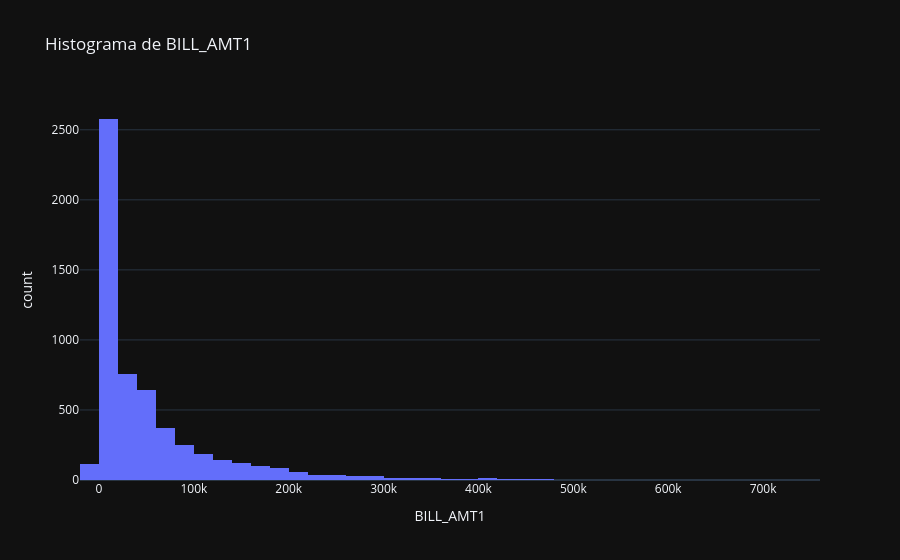
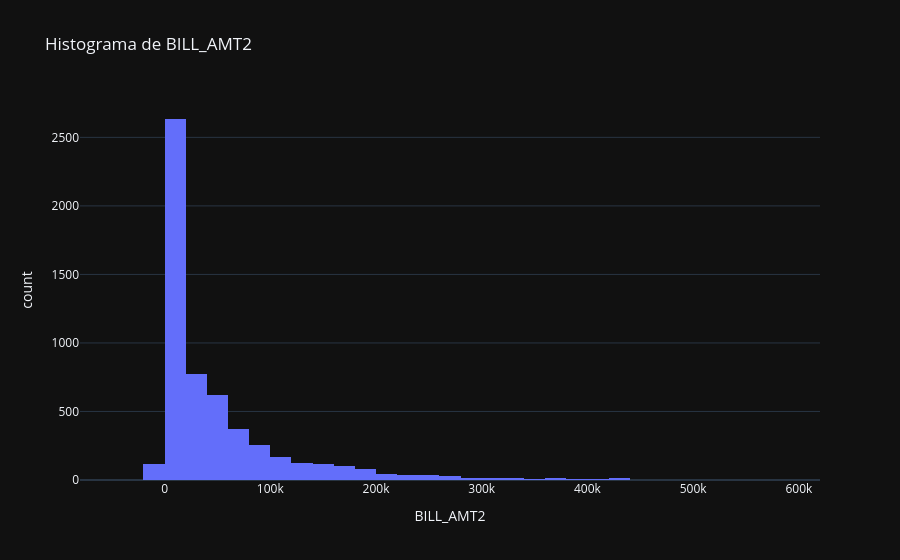
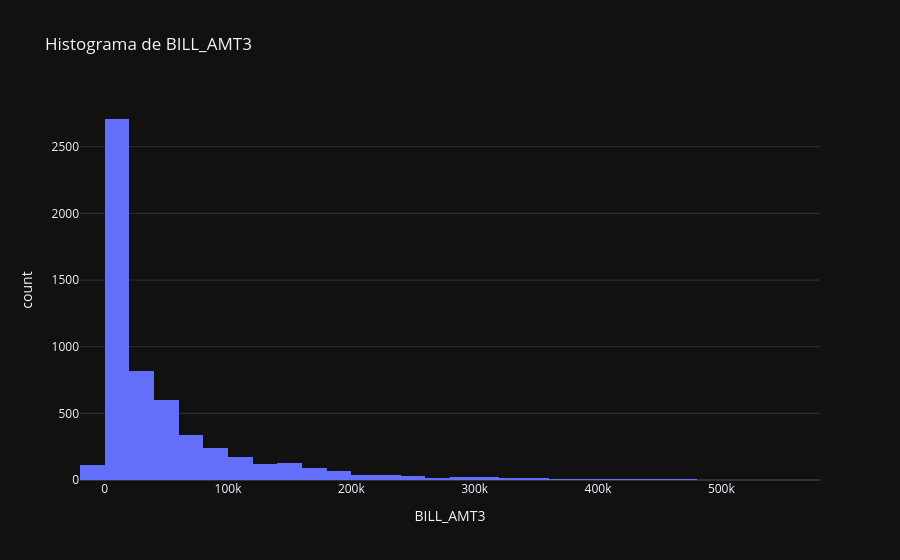
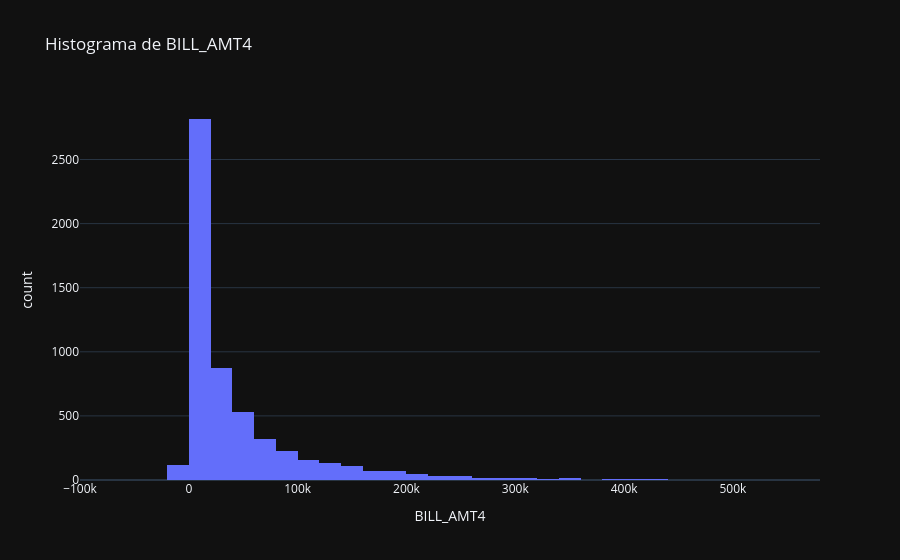

These figures' notebook cell, in order:
### Markdown cell above
### EDA Continuo

### Code cell
for caracteristica in ls_continuas:
    fig = px.histogram(df, x=caracteristica, nbins=50, title=f"Histograma de {caracteristica}",template = "plotly_dark")
    fig.show()

### Figure 1 — Plotly figure (JSON) as saved in the notebook; plotly's stock layout.template omitted (floating-point values rounded to 4 significant figures; data arrays with more than 128 entries replaced by an {"elided": "..."} marker saying what was removed)
{"data": [{"bingroup": "x", "hovertemplate": "BILL_AMT1=%{x}<br>count=%{y}<extra></extra>", "legendgroup": "", "marker": {"color": "#636efa", "pattern": {"shape": ""}}, "name": "", "nbinsx": 50, "orientation": "v", "showlegend": false, "type": "histogram", "x": {"elided": "5625 float values"}, "xaxis": "x", "yaxis": "y"}], "layout": {"barmode": "relative", "legend": {"tracegroupgap": 0}, "title": {"text": "Histograma de BILL_AMT1"}, "xaxis": {"anchor": "y", "domain": [0, 1], "title": {"text": "BILL_AMT1"}}, "yaxis": {"anchor": "x", "domain": [0, 1], "title": {"text": "count"}}}}

### Figure 2 — Plotly figure (JSON) as saved in the notebook; plotly's stock layout.template omitted (floating-point values rounded to 4 significant figures; data arrays with more than 128 entries replaced by an {"elided": "..."} marker saying what was removed)
{"data": [{"bingroup": "x", "hovertemplate": "BILL_AMT2=%{x}<br>count=%{y}<extra></extra>", "legendgroup": "", "marker": {"color": "#636efa", "pattern": {"shape": ""}}, "name": "", "nbinsx": 50, "orientation": "v", "showlegend": false, "type": "histogram", "x": {"elided": "5625 float values"}, "xaxis": "x", "yaxis": "y"}], "layout": {"barmode": "relative", "legend": {"tracegroupgap": 0}, "title": {"text": "Histograma de BILL_AMT2"}, "xaxis": {"anchor": "y", "domain": [0, 1], "title": {"text": "BILL_AMT2"}}, "yaxis": {"anchor": "x", "domain": [0, 1], "title": {"text": "count"}}}}

### Figure 3 — Plotly figure (JSON) as saved in the notebook; plotly's stock layout.template omitted (floating-point values rounded to 4 significant figures; data arrays with more than 128 entries replaced by an {"elided": "..."} marker saying what was removed)
{"data": [{"bingroup": "x", "hovertemplate": "BILL_AMT3=%{x}<br>count=%{y}<extra></extra>", "legendgroup": "", "marker": {"color": "#636efa", "pattern": {"shape": ""}}, "name": "", "nbinsx": 50, "orientation": "v", "showlegend": false, "type": "histogram", "x": {"elided": "5625 float values"}, "xaxis": "x", "yaxis": "y"}], "layout": {"barmode": "relative", "legend": {"tracegroupgap": 0}, "title": {"text": "Histograma de BILL_AMT3"}, "xaxis": {"anchor": "y", "domain": [0, 1], "title": {"text": "BILL_AMT3"}}, "yaxis": {"anchor": "x", "domain": [0, 1], "title": {"text": "count"}}}}

### Figure 4 — Plotly figure (JSON) as saved in the notebook; plotly's stock layout.template omitted (floating-point values rounded to 4 significant figures; data arrays with more than 128 entries replaced by an {"elided": "..."} marker saying what was removed)
{"data": [{"bingroup": "x", "hovertemplate": "BILL_AMT4=%{x}<br>count=%{y}<extra></extra>", "legendgroup": "", "marker": {"color": "#636efa", "pattern": {"shape": ""}}, "name": "", "nbinsx": 50, "orientation": "v", "showlegend": false, "type": "histogram", "x": {"elided": "5625 float values"}, "xaxis": "x", "yaxis": "y"}], "layout": {"barmode": "relative", "legend": {"tracegroupgap": 0}, "title": {"text": "Histograma de BILL_AMT4"}, "xaxis": {"anchor": "y", "domain": [0, 1], "title": {"text": "BILL_AMT4"}}, "yaxis": {"anchor": "x", "domain": [0, 1], "title": {"text": "count"}}}}
